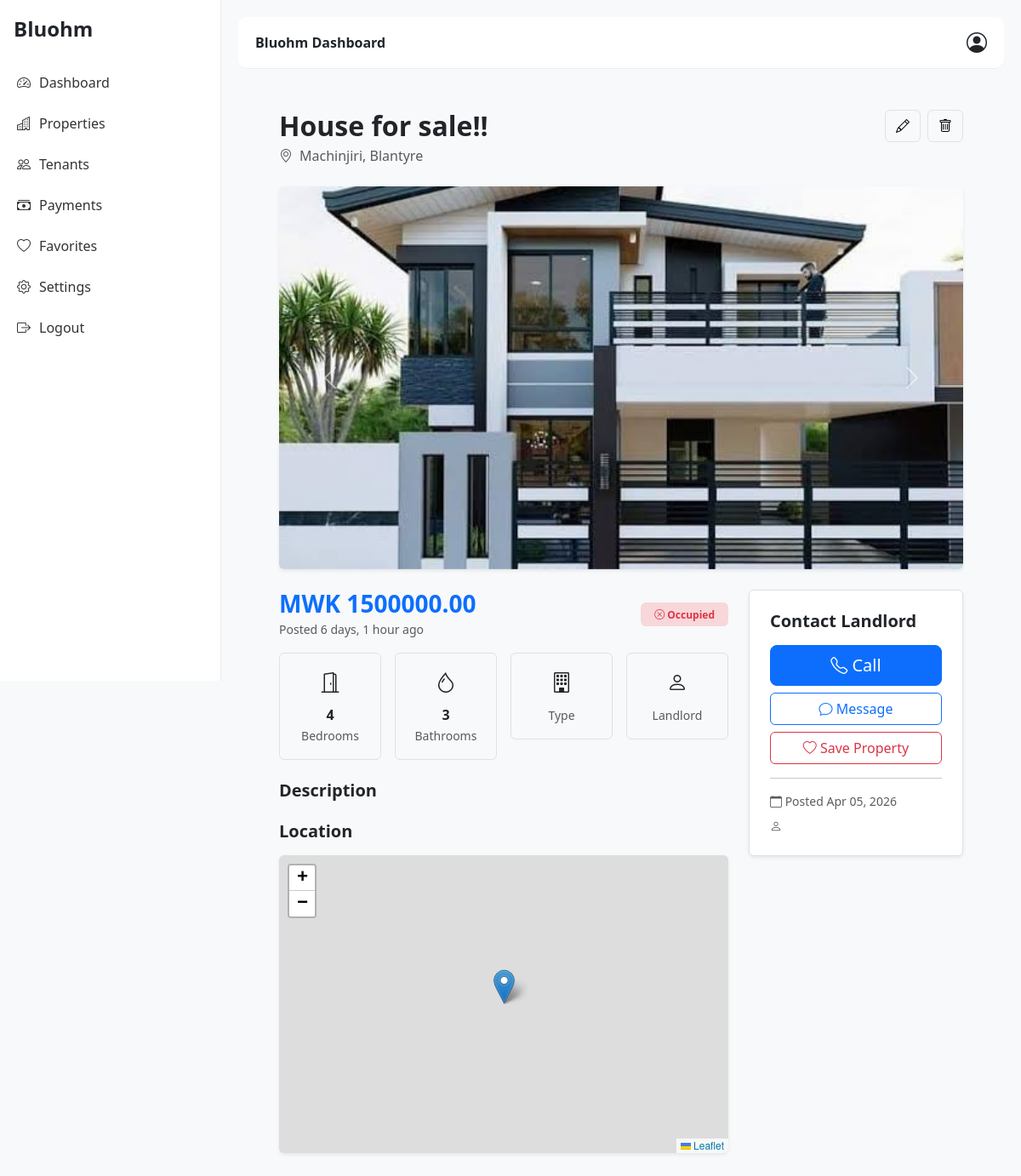
Screenshot of /properties/property/11/ with the database file from the repository.
### properties/models.py (models this page shows, shortened)
class Property(models.Model):
    owner = models.ForeignKey(User, on_delete=models.CASCADE)
    title = models.CharField(max_length=255)
    price = models.DecimalField(max_digits=10, decimal_places=2)
    bedrooms = models.IntegerField(default=0)
    bathrooms = models.IntegerField(default=0)
    location = models.CharField(max_length=255)
    latitude = models.FloatField(null=True, blank=True)
    longitude = models.FloatField(null=True, blank=True)
    landmarks = models.TextField(blank=True, null=True)
    created_at = models.DateTimeField(auto_now_add=True)

class PropertyImage(models.Model):
    property = models.ForeignKey(
        Property,
        related_name="images",
        on_delete=models.CASCADE
    )
    image = models.ImageField(upload_to="properties/")

### properties/views.py (the view)
# urls.py: path('property/<int:property_id>/', views.property_detail, name='property_detail'),
def property_detail(request, property_id):
    property = get_object_or_404(Property, id=property_id)
    images = property.images.all()  # Assuming a related model for multiple images
    context = {
        'property': property,
        'images': images,
    }
    return render(request, 'properties/property_detail.html', context)

### templates/properties/property_detail.html (shortened to what this page needs)
{% extends "base.html" %}
{% block content %}
<div class="container-fluid px-lg-5 py-4">
<div class="d-flex justify-content-between align-items-start mb-4 flex-wrap gap-3">
<div>
<h2 class="fw-bold mb-1">{{ property.title }}</h2>
<div class="text-muted d-flex align-items-center gap-2">
<i class="bi bi-geo-alt"></i>
<span>{{ property.location }}</span>
</div>
</div>
<div class="d-flex gap-2">
<a href="{% url 'properties:edit_property' property.id %}"
class="btn btn-light border">
<i class="bi bi-pencil"></i>
</a>
<a href="{% url 'properties:delete_property' property.id %}"
class="btn btn-light border">
<i class="bi bi-trash"></i>
</a>
</div>
</div>
{% if property.images.all %}
<div id="propertyCarousel"
class="carousel slide mb-4 rounded overflow-hidden shadow-sm"
data-bs-ride="carousel">
<div class="carousel-inner">
{% for image in property.images.all %}
<div class="carousel-item {% if forloop.first %}active{% endif %}">
<img src="{{ image.image.url }}"
class="w-100"
style="height:450px; object-fit:cover;">
</div>
{% endfor %}
</div>
<button class="carousel-control-prev"
type="button"
data-bs-target="#propertyCarousel"
data-bs-slide="prev">
<span class="carousel-control-prev-icon"></span>
</button>
<button class="carousel-control-next"
type="button"
data-bs-target="#propertyCarousel"
data-bs-slide="next">
<span class="carousel-control-next-icon"></span>
</button>
</div>
{% endif %}
<div class="row g-4">
<div class="col-lg-8">
<div class="d-flex justify-content-between align-items-center mb-3">
<div>
<h3 class="fw-bold text-primary mb-0">
MWK {{ property.price }}
</h3>
<small class="text-muted">
Posted {{ property.created_at|timesince }} ago
</small>
</div>
<div>
{% if property.is_available %}
<span class="badge bg-success-subtle text-success px-3 py-2">
<i class="bi bi-check-circle"></i>
Available
</span>
{% else %}
<span class="badge bg-danger-subtle text-danger px-3 py-2">
<i class="bi bi-x-circle"></i>
Occupied
</span>
{% endif %}
</div>
</div>
<div class="row g-3 mb-4">
<div class="col-6 col-md-3">
<div class="p-3 border rounded text-center">
<i class="bi bi-door-open fs-4"></i>
<div class="fw-semibold mt-2">
{{ property.bedrooms }}
</div>
<small class="text-muted">Bedrooms</small>
</div>
</div>
<div class="col-6 col-md-3">
<div class="p-3 border rounded text-center">
<i class="bi bi-droplet fs-4"></i>
<div class="fw-semibold mt-2">
{{ property.bathrooms }}
</div>
<small class="text-muted">Bathrooms</small>
</div>
</div>
<div class="col-6 col-md-3">
<div class="p-3 border rounded text-center">
<i class="bi bi-building fs-4"></i>
<small class="text-muted">Type</small>
</div>
</div>
<div class="col-6 col-md-3">
<div class="p-3 border rounded text-center">
<i class="bi bi-person fs-4"></i>
<small class="text-muted">Landlord</small>
</div>
</div>
</div>
<div class="mb-4">
<h5 class="fw-bold mb-2">
Description
</h5>
</div>
{% if property.latitude and property.longitude %}
<div class="mb-4">
<h5 class="fw-bold mb-3">
Location
</h5>
<div id="map"
class="rounded shadow-sm"
style="height:350px;"></div>
</div>
{% endif %}
</div>
<div class="col-lg-4">
<div class="contact-card border rounded p-4 bg-white shadow-sm">
<h5 class="fw-bold mb-3">
Contact Landlord
</h5>
<div class="d-grid gap-2">
<button class="btn btn-primary btn-lg">
<i class="bi bi-telephone"></i>
Call
</button>
<button class="btn btn-outline-primary">
<i class="bi bi-chat"></i>
Message
</button>
<button class="btn btn-outline-danger">
<i class="bi bi-heart"></i>
Save Property
</button>
</div>
<hr>
<div class="text-muted small">
<div class="mb-2">
<i class="bi bi-calendar"></i>
Posted {{ property.created_at|date:"M d, Y" }}
</div>
<div>
<i class="bi bi-person"></i>
</div>
</div>
</div>
</div>
</div>
</div>
{% endblock %}

### templates/base.html (style rules this page uses)
body { background: #f8f9fa; font-family: system-ui, -apple-system, sans-serif; }

### templates/properties/property_detail.html (style rules this page uses)
@media (min-width: 992px) { .contact-card { position: sticky; top: 90px; } }

### rows the page displays
Property: title "House for sale!!", location "Machinjiri, Blantyre", price "1500000.00", created_at "6 days, 1 hour", bedrooms "4", bathrooms "3", created_at "Apr 05, 2026"
PropertyImage: image (picture)
